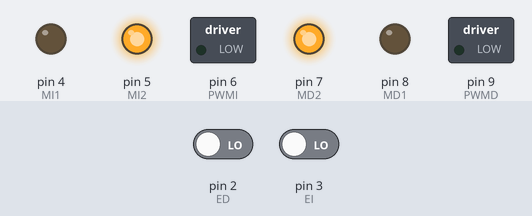
A sketch run on a simulated Arduino Uno, built with avr-gcc and run on an emulated ATmega328P. Shown: switched loads named in the sketch (green lamp = pin HIGH), output pins drawn as LEDs (lit = HIGH). The inputs (shaded band) are chosen by the test bench; at power-on: pin 2 (ED) LOW, pin 3 (EI) LOW. What the sketch prints to the serial monitor is not drawn.

Above: at 0.1 s.
Timing chart, 0 to 1.6 s (numbered marks = the images above):
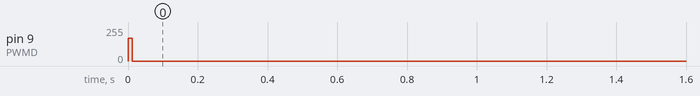

Measured:
- by itself, pin 9 (PWMD): 170/255 → 0/255 at 0.01 s

The sketch:

Pruebas_Autito.ino
```cpp
//para el motor dere.-cho
int MD2=7;//El pin 7 de arduino se conecta al pin L_EN del puente H derecho
int MD1=8;//El pin 8 de arduino se conecta al pin R_EN del puente H derecho
int PWMD=9;//El pin 9 de arduino se conecta con el pin RPWM del puente H derecho
int ED=2;//La señal del encoder derecho ingresa por el pin 2 de arduino (capaz de disparar interrupciones)

//para el motor izquierdo
int MI1=4;//El pin 4 de arduino se conecta al pin L_EN del puente H izquierdo
int MI2=5;//El pin 5 de arduino se conecta al pin R_EN del puente H izquierdo
int PWMI=6;//El pin 6 de arduino se conecta con el pin RPWM del puente H izquierdo
int EI=3;//La señal del encoder izquierdo ingresa por el pin 3 de arduino (capaz de disparar interrupciones)

volatile float  TiempoTotal = 0L;
volatile float  TiempoTotal2 = 0L;

volatile float TiempoRef1;
volatile float TiempoRef2;


volatile float delta;
volatile int a;
volatile float delta2;
volatile int a2;

volatile int n=0;//Contadores
volatile float tc=0;//tiempo de clock, lo cambiamos despues con el prescaler

//PID MD
float errorD;             //Diferencia entre referencia y distancia sensada
float errorpD= 0;         //Error Pasado
float errorppD = 0;       //Error Pasado Pasado
int pwmD = 170 ;                 //PWM que acciona sobre el sistema
int base;                //Complementario a la accion de control para generar el valor de PWM
float UD ;                  //Accion de control actual
int UpD = 0;              //Accion de control Pasada
int UppD = 0;             //Accion de control Pasada Pasada

//PID MI
float errorI;             //Diferencia entre referencia y distancia sensada
float errorpI= 0;         //Error Pasado
float errorppI = 0;       //Error Pasado Pasado
int pwmI = 170;                 //PWM que acciona sobre el sistema
float UI ;                  //Accion de control actual
int UpI = 0;              //Accion de control Pasada
int UppI = 0;             //Accion de control Pasada Pasada

float VtD;
float VtI;

volatile int RanuraD;
volatile int RanuraI;

int TargetD = 200;
int TargetI = 200;

void setup() {
  pinMode(MI1,  OUTPUT);
  pinMode(MI2,  OUTPUT);
  pinMode(PWMI, OUTPUT);
  pinMode(MD1,  OUTPUT);
  pinMode(MD2,  OUTPUT);
  pinMode(PWMD, OUTPUT);

  pinMode(ED, INPUT);
  pinMode(EI, INPUT);

  digitalWrite(MD1,LOW);
  digitalWrite(MD2,HIGH);
  //digitalWrite(MD2,LOW);


  digitalWrite(MI1,LOW);
  digitalWrite(MI2,HIGH);
  //digitalWrite(MI2,LOW);

  analogWrite(PWMD,pwmD);
  analogWrite(PWMI,pwmI);

//PASO 1 - Deshabilita interrupciones
SREG=0b01111111;
//PASO 2 - Habilita interrupciones por desbordamiento
TIMSK2=0b00000001;
//PASO 3 - Borra registros que guardan las cuentas del timer
TCNT2=0;
//PASO 4 - Configura preescala del timer
TCCR2B=0b00000101;
//PASO 5 - Habilita nuevamente las interrupciones
SREG=0b10000000;
tc=0.000016; //Tiempo entre dos valores del registro TCNT2

Serial.begin(9600);
}

void loop() {

attachInterrupt(digitalPinToInterrupt(ED),VelD,RISING); //Vt MD
attachInterrupt(digitalPinToInterrupt(EI),VelI,RISING); //Vt MI

Serial.print("pwmD: ");
Serial.print(pwmD);
Serial.print(" ");
Serial.print("TargetD: ");
Serial.print(TargetD);
Serial.print("VtD: ");
Serial.print(VtD);
Serial.print(" cm/s   ");
//Serial.print(",");
Serial.print("pwmI: ");
Serial.print(pwmI);
Serial.print(" ");
Serial.print("TargetD: ");
Serial.print(TargetI);
Serial.print("VtI: ");
Serial.print(VtI);
Serial.println(" cm/s");

//Serial.println(pwmD);
//Serial.println(pwmI);


if (VtI > VtD){
  TargetD = TargetD + 1;
  TargetI = TargetI - 1;
  }

if (VtD > VtI) {
  TargetI = TargetI + 1;
  TargetD = TargetD - 1;
  }

if (pwmD > 250){
TargetD = 0;
}
if (TargetD > 250){
TargetD = 250;
}
if (TargetD < 150){
TargetD = 150;
}

if (pwmI > 250){
TargetI = 0;
}
if (TargetI > 250){
TargetI = 250;
}
if (TargetI < 150){
TargetI = 150;
}

analogWrite(PWMD,pwmD);
}


ISR(TIMER2_OVF_vect) // Usamos este timer de 8 bits para realizar las interrupciones con un prescaler de 128 que es el que mejor se adapta a nuestra planta. La eleccion de manera mas
{                    // precisa de la eleccion del timer se encuentra en el informe adjunto.
n = n + 1;

base = 120;

      errorD = TargetD - pwmD;
      UD = 1.996*UpD - 0.9957*UppD + 0.02002*errorD - 0.03991*errorpD + 0.0199*errorppD;

      if( UD > 250){
        UD = 250;
      }

      UD = map(UD,0,270,0,255);
      UppD = UpD;
      UpD = UD;
      errorppD = errorpD;
      errorpD = errorD;
      pwmD = UD;


errorI = TargetI - pwmI;

      UI = 1.996*UpI - 0.9957*UppI + 0.01501*errorI - 0.02994*errorpI + 0.01493*errorppI;
      UI = map(UI,0,270,0,255);
      if( UI > 250){
        UI = 250;
      }
      UppI = UpI;
      UpI = UI;
      errorppI = errorpI;
      errorpI = errorI;
      pwmI = UI;

analogWrite(PWMI,pwmI);


}

void VelD()
{
  RanuraD = RanuraD + 1;

  a=TCNT2;
  TiempoTotal=n*(tc*255)+a*tc;//Usamos la base de tiempo para conocer el tiempo absoluto desde que arranco el programa

  if (RanuraD == 1) {
    TiempoRef2 = TiempoTotal;
    }
  if (RanuraD == 11) {  //Se realizo 10/20 de vuelta
     delta = TiempoTotal - TiempoRef2;
     VtD = (3.14*0.024/delta);    //Formula de una circunferencia 2*pi*radio o pi*diametro o en este caso como es media circunferencia lo que buscamos medir pi*radio

    RanuraD = 0;
    }

}

void VelI()
{
  RanuraI = RanuraI + 1;

  a2=TCNT2;
  TiempoTotal2=n*(tc*255)+a2*tc;//Usamos la base de tiempo para conocer el tiempo absoluto desde que arranco el programa

  if (RanuraI == 1) {
    TiempoRef2 = TiempoTotal2;
    }
  if (RanuraI == 11) {  //Se realizo 10/20 de vuelta
     delta2 = TiempoTotal2 - TiempoRef2;
     VtI = (3.14*0.024/delta);    //Formula de una circunferencia 2*pi*radio o pi*diametro o en este caso como es media circunferencia lo que buscamos medir pi*radio

    RanuraI = 0;
    }

}
```
